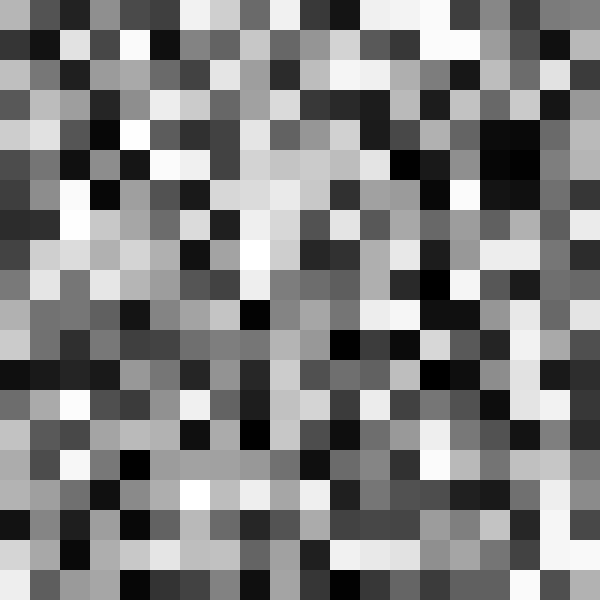
Frame 1 (no input)
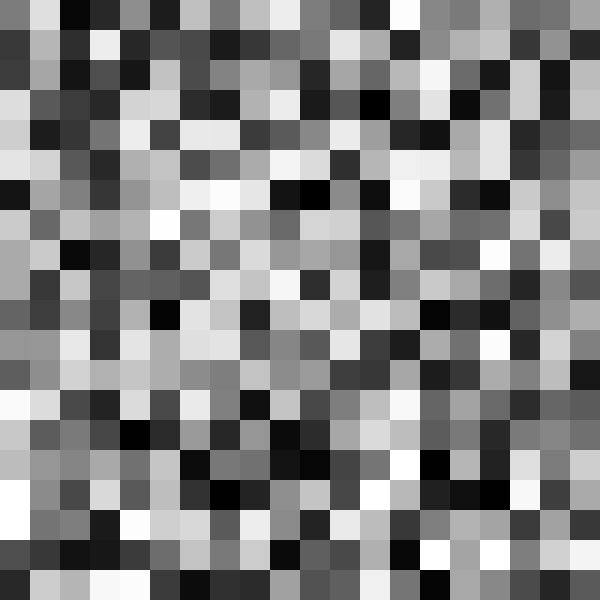
Frame 2 (the mouse pressed at the canvas centre, redrawn once)

The p5.js sketch that drew these frames (run headless with seeded random() and noise() and a simulated clock; the mouse was pressed at the canvas centre and the sketch redrawn once):

// p5.js sketch
// ── sketch.js
function setup() {
  createCanvas(600, 600);
  noStroke();
  rectMode(CENTER);
}

function draw() {
  background(255);
  fill(0);
  let s = 30;


  for (let x = 0; x < width; x += s) {
    for (let y = 0; y < height; y += s) {
      fill (random (0,255))
      rect(x + s / 2, y + s / 2, s);
    }
  }
   noLoop()
}
